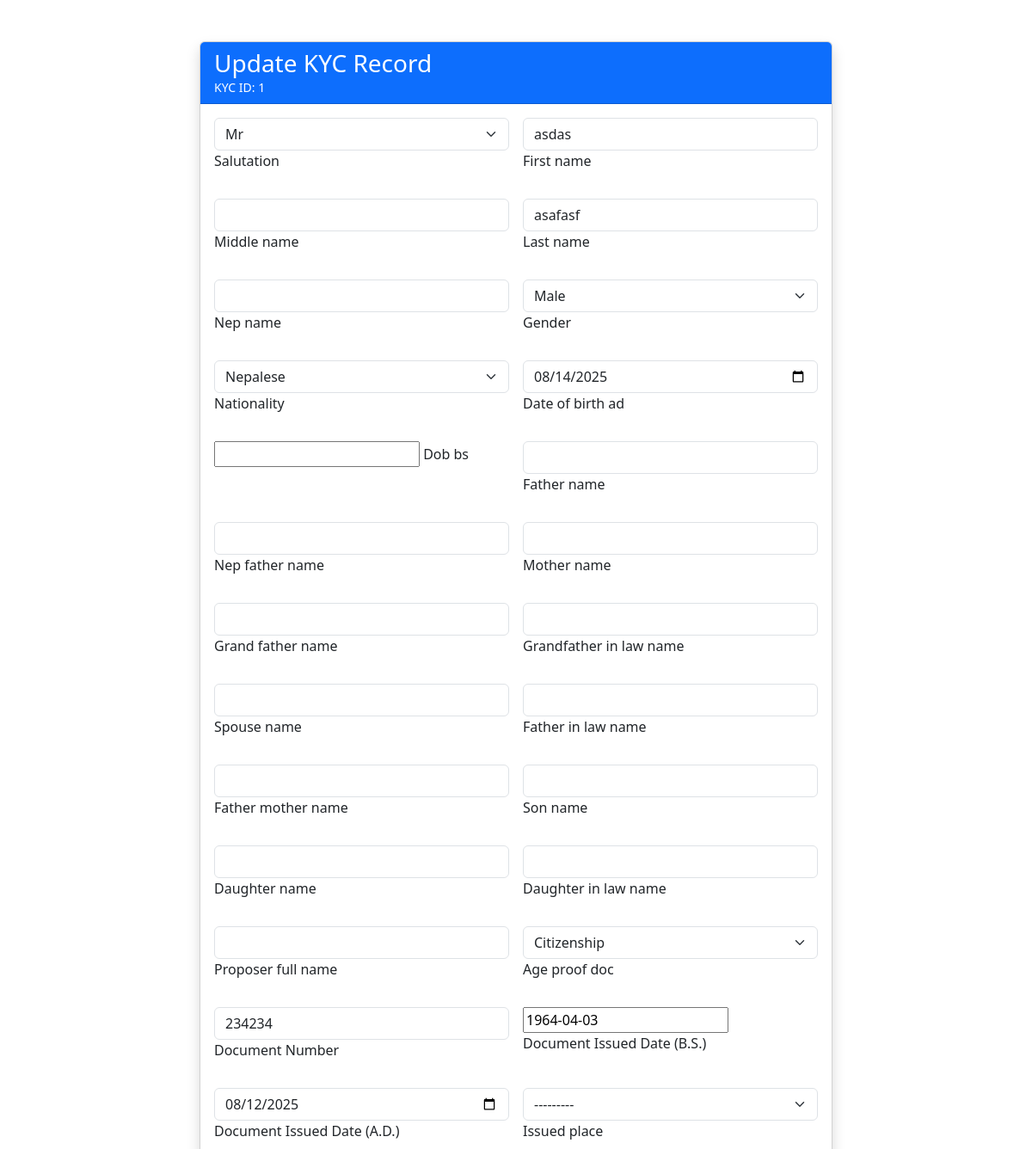
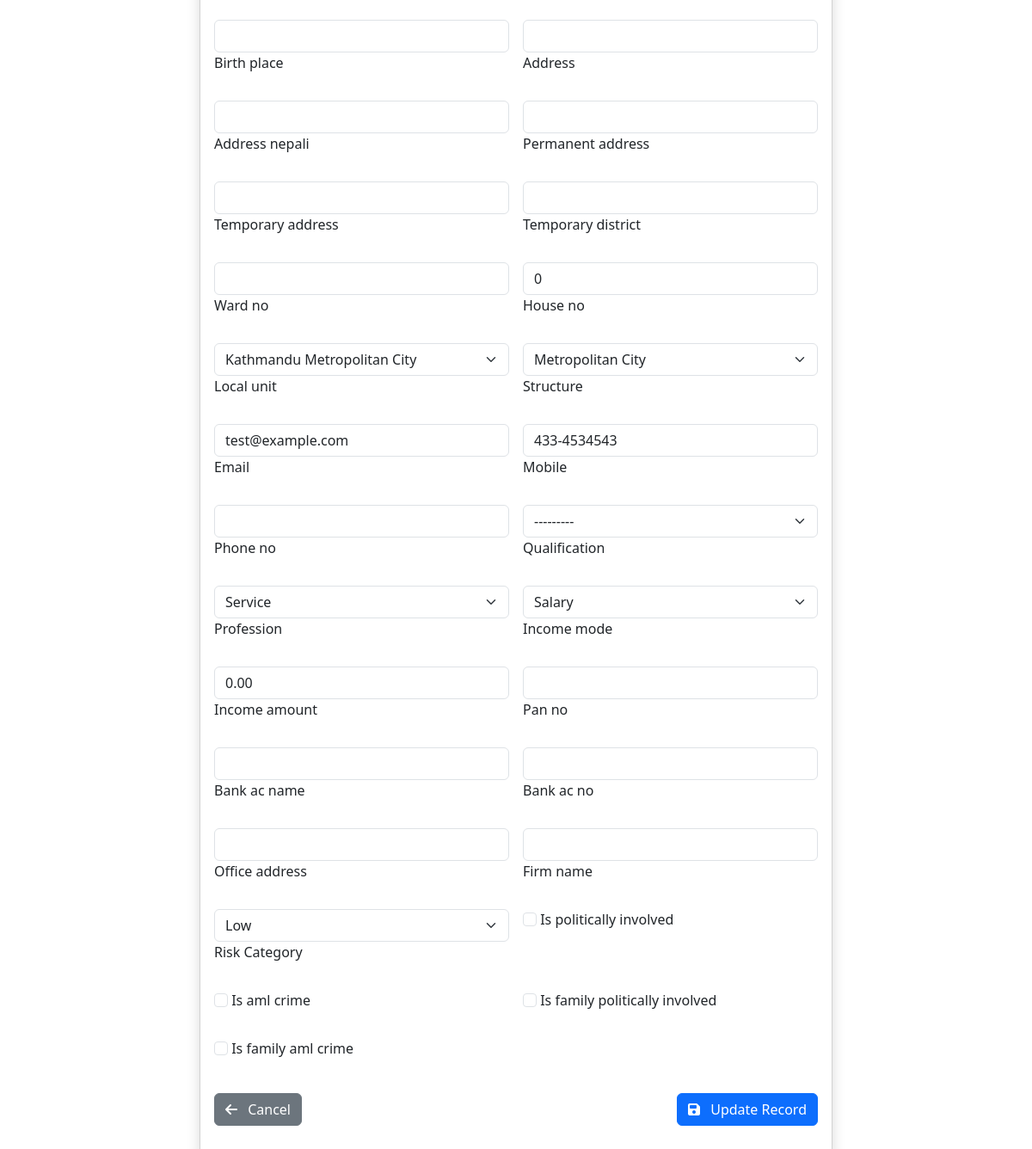
Page /1/update/ on the committed database (2 pictures, top to bottom).
### kyc/models.py (models this page shows, shortened)
class KYCModel(models.Model):
    kyc_id = models.AutoField(primary_key=True)
    salutation = models.CharField(max_length=10, choices=SALUTATION_CHOICES, default='Mr')
    first_name = models.CharField(max_length=50, blank=False, null=False)
    middle_name = models.CharField(max_length=100, blank=True, null=True)
    last_name = models.CharField(max_length=50, blank=False, null=False)
    nep_name = models.CharField(max_length=100, blank=True, null=True)
    gender = models.CharField(max_length=10, choices=GENDER_CHOICES, default='Male')
    nationality = models.CharField(max_length=50, choices=NATIONALITY_CHOICES, default='Nepalese')
    date_of_birth_ad = models.DateField(blank=True, null=True, default=datetime.date.today)
    dob_bs = NepaliDateField(blank=True, null=True)
    father_name = models.CharField(max_length=100, blank=True, null=True)
    nep_father_name = models.CharField(max_length=100, blank=True, null=True)
    mother_name = models.CharField(max_length=100, blank=True, null=True)
    grand_father_name = models.CharField(max_length=100, blank=True, null=True)
    grandfather_in_law_name = models.CharField(max_length=100, blank=True, null=True)
    spouse_name = models.CharField(max_length=100, blank=True, null=True)
    father_in_law_name = models.CharField(max_length=100, blank=True, null=True)
    father_mother_name = models.CharField(max_length=100, blank=True, null=True)
    son_name = models.CharField(max_length=100, blank=True, null=True)
    daughter_name = models.CharField(max_length=100, blank=True, null=True)
    daughter_in_law_name = models.CharField(max_length=100, blank=True, null=True)
    proposer_full_name = models.CharField(max_length=100, blank=True, null=True)
    age_proof_doc = models.CharField(max_length=50, choices=AGE_PROOF_DOC_CHOICES, default='Citizenship')
    document_number = models.CharField(max_length=100, verbose_name="Document Number", blank=False)
    document_issued_date_bs = NepaliDateField(verbose_name="Document Issued Date (B.S.)")
    document_issued_date = models.DateField(verbose_name="Document Issued Date (A.D.)")
    issued_place = models.CharField(max_length=100, choices=ISSUED_PLACE_CHOICES, blank=True, null=True)
    birth_place = models.CharField(max_length=50, blank=True, null=True)
    address = models.CharField(max_length=255, blank=True, null=True)
    address_nepali = models.CharField(max_length=255, blank=True, null=True)
    permanent_address = models.CharField(max_length=255, blank=True, null=True)
    temporary_address = models.CharField(max_length=255, blank=True, null=True)
    temporary_district = models.CharField(max_length=100, blank=True, null=True)
    ward_no = models.CharField(max_length=10, blank=True, null=True)
    house_no = models.CharField(max_length=10, blank=True, null=True, default='0')
    local_unit = models.CharField(max_length=50, choices=LOCAL_UNIT_CHOICES, default='Municipality')
    structure = models.CharField(max_length=50, choices=STRUCTURE_CHOICES, default='Metropolitan City')
    email = models.EmailField(blank=True, null=True, default='test@example.com')
    mobile = models.CharField(max_length=20)
    phone_no = models.CharField(max_length=20, blank=True, null=True)
    qualification = models.CharField(max_length=100, choices=QUALIFICATION_CHOICES, blank=True, null=True)
    profession = models.CharField(max_length=50, choices=PROFESSION_CHOICES, default='Service')
    income_mode = models.CharField(max_length=50, choices=INCOME_MODE_CHOICES, default='Salary')
    income_amount = models.DecimalField(max_digits=12, decimal_places=2, blank=True, null=True, default=0.00)
    pan_no = models.CharField(max_length=20, blank=True, null=True)
    bank_ac_name = models.CharField(max_length=100, blank=True, null=True)
    bank_ac_no = models.CharField(max_length=50, blank=True, null=True)
    office_address = models.CharField(max_length=255, blank=True, null=True)
    firm_name = models.CharField(max_length=100, blank=True, null=True)
    risk_category = models.CharField(max_length=10, choices=RISK_CHOICES, default='LOW', verbose_name="Risk Category")
    is_politically_involved = models.BooleanField(default=False)
    is_aml_crime = models.BooleanField(default=False)
    is_family_politically_involved = models.BooleanField(default=False)
    is_family_aml_crime = models.BooleanField(default=False)
    created_date = models.DateTimeField(default=timezone.now)
    updated_date = models.DateTimeField(auto_now=True)
    class Meta:
        verbose_name = 'KYC Detail'
        verbose_name_plural = 'KYC Details'

### kyc/views.py (the view)
# urls.py: path('<int:kyc_id>/update/', views.kyc_update_view, name='kyc_update'),
def kyc_update_view(request, kyc_id):
    kyc = get_object_or_404(KYCModel, kyc_id=kyc_id)
    if request.method == 'POST':
        form = KYCForm(request.POST, instance=kyc)
        if form.is_valid():
                form.save()
                return redirect('kyc:kyc_list')
        return render(request, 'kyc_update.html', {
            'form': form,
            'kyc': kyc
        })
    else:
        form = KYCForm(instance=kyc)
    return render(request, 'kyc_update.html', {
        'form': form,
        'kyc': kyc
    })

### kyc/templates/kyc_update.html (shortened to what this page needs)
{% load static %}
{% block content %}
<div class="container py-5">
    <div class="row justify-content-center">
        <div class="col-lg-8">
            <div class="card shadow">
                <div class="card-header bg-primary text-white">
                    <h3 class="mb-0">Update KYC Record</h3>
                    <small>KYC ID: {{ kyc.kyc_id }}</small>
                </div>
                <div class="card-body">
                    <form method="post" enctype="multipart/form-data" id="kycUpdateForm">
                        <div class="row g-3">
                            {% for field in form %}
                            <div class="col-md-6">
                                <div class="form mb-3">
                                    {{ field }}
                                    <label for="{{ field.id_for_label }}">{{ field.label }}</label>
                                </div>
                            </div>
                            {% endfor %}
                        </div>
                        <div class="d-flex justify-content-between mt-4">
                            <a href="{% url 'kyc:kyc_list' %}" class="btn btn-secondary">
                                <i class="fas fa-arrow-left me-2"></i> Cancel
                            </a>
                            <button type="submit" class="btn btn-primary">
                                <i class="fas fa-save me-2"></i> Update Record
                            </button>
                        </div>
                    </form>
                </div>
            </div>
        </div>
    </div>
</div>
{% endblock %}
<link href="https://cdn.jsdelivr.net/npm/bootstrap@5.3.0/dist/css/bootstrap.min.css" rel="stylesheet">
<link rel="stylesheet" href="https://cdnjs.cloudflare.com/ajax/libs/font-awesome/6.4.0/css/all.min.css">

### rows in the picture
KYCModel: kyc_id "1", form "Mr" "asdas" "asafasf" "Male" "Nepalese" "08/14/2025" "Citizenship" "234234" "1964-04-03" "08/12/2025" "---------" "0" "Kathmandu Metropolitan City" "Metropolitan City" "test@example.com" "433-4534543" "---------" "Service" "Salary" "0.00" "Low"

### other values in the picture
{{ field.label }} "Salutation" "First name" "Middle name" "Last name" "Nep name" "Gender" "Nationality" "Date of birth ad" "Dob bs" "Father name" "Nep father name" "Mother name" "Grand father name" "Grandfather in law name" "Spouse name" "Father in law name" "Father mother name" "Son name" "Daughter name" "Daughter in law name" "Proposer full name" "Age proof doc" "Document Number" "Document Issued Date (B.S.)" "Document Issued Date (A.D.)" "Issued place" "Birth place" "Address" "Address nepali" "Permanent address" "Temporary address" "Temporary district" "Ward no" "House no" "Local unit" "Structure" "Email" "Mobile" "Phone no" "Qualification" "Profession" "Income mode" "Income amount" "Pan no" "Bank ac name" "Bank ac no" "Office address" "Firm name" "Risk Category" "Is politically involved" "Is aml crime" "Is family politically involved" "Is family aml crime"
